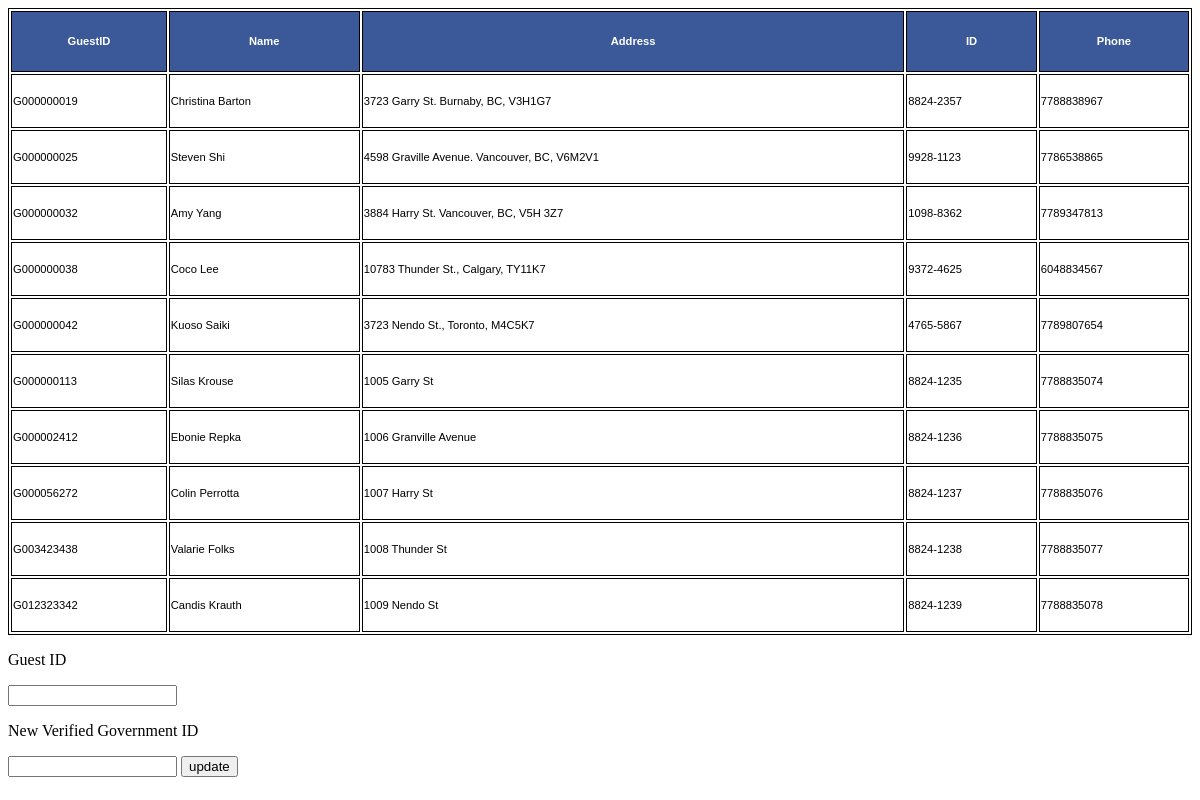
The page /hotelmanager/manage.php on the database its author committed.
### tables this page shows
CREATE TABLE Guest(
    GuestID char(10) PRIMARY KEY,
        check(GuestID like 'G%'),
    Name varchar(30),
    ID varchar (20) UNIQUE,
    Address varchar(50),
    Phone varchar(20) UNIQUE);

### hotelmanager/manage.php (the view, shortened to what this page needs)
<?php
$conn = OpenCon();
$sql = "SELECT *
FROM guest";
$result = $conn->query($sql);
if ($result->num_rows > 0) {
  echo "<table><tr><th class='border-class'>GuestID</th><th
class='border-class'>Name</th><th class='border-class'>Address</th><th class='border-class'>ID</th><th
class='border-class'>Phone</th></tr>";
while($row = $result->fetch_assoc()) {
echo "<tr><td class='border-
class'>".$row["GuestID"]."</td><td class='border-
class'>".$row["Name"]."</td><td class='border-
class'>".$row["Address"]."</td><td class='border-
class'>".$row["ID"]."</td><td class='border-
class'>".$row["Phone"]."</td></tr>";
}
echo "</table>";
} else {
echo "0 results";
}
  ?>
  <p>Guest ID</p>
  <form method="POST" action="manage.php">
  <p><input type="text" name="guestid" size="18"></p>
  <p>New Verified Government ID</p>
  <form method="POST" action="manage.php">
  <p><input type="text" name="newid" size="18">
  <input type="submit" value="update" name="updatesubmit"></p>
<html>
</html>

### hotelmanager/manage.php (style rules this page uses)
table { width: 100%; height: 80%; border: 1px solid black; }
th { font-family: Arial, Helvetica, sans-serif; font-size: .7em; background: #3b5998; color: #FFF; padding: 2px 6px; border-collapse: separate; border: 1px solid #000; }
td { font-family: Arial, Helvetica, sans-serif; font-size: .7em; border: 1px solid #000000; color: black; }

### rows shown on the page
guest: GuestID "G000000019", Name "Christina Barton", Address "3723 Garry St. Burnaby, BC, V3H1G7", ID "8824-2357", Phone "7788838967"
guest: GuestID "G000000025", Name "Steven Shi", Address "4598 Graville Avenue. Vancouver, BC, V6M2V1", ID "9928-1123", Phone "7786538865"
guest: GuestID "G000000032", Name "Amy Yang", Address "3884 Harry St. Vancouver, BC, V5H 3Z7", ID "1098-8362", Phone "7789347813"
guest: GuestID "G000000038", Name "Coco Lee", Address "10783 Thunder St., Calgary, TY11K7", ID "9372-4625", Phone "6048834567"
guest: GuestID "G000000042", Name "Kuoso Saiki", Address "3723 Nendo St., Toronto, M4C5K7", ID "4765-5867", Phone "7789807654"
guest: GuestID "G000000113", Name "Silas Krouse", Address "1005 Garry St", ID "8824-1235", Phone "7788835074"
guest: GuestID "G000002412", Name "Ebonie Repka", Address "1006 Granville Avenue", ID "8824-1236", Phone "7788835075"
guest: GuestID "G000056272", Name "Colin Perrotta", Address "1007 Harry St", ID "8824-1237", Phone "7788835076"
guest: GuestID "G003423438", Name "Valarie Folks", Address "1008 Thunder St", ID "8824-1238", Phone "7788835077"
guest: GuestID "G012323342", Name "Candis Krauth", Address "1009 Nendo St", ID "8824-1239", Phone "7788835078"
